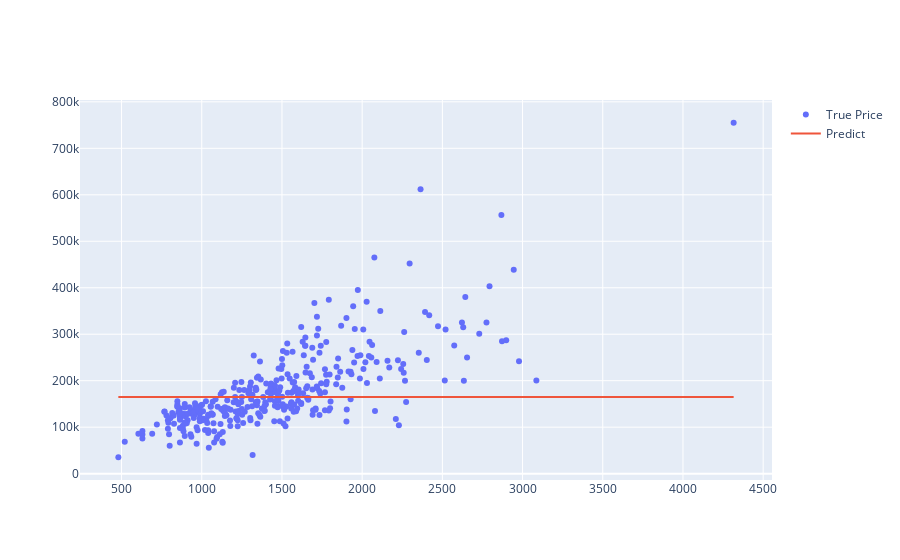

Source (notebook cell):
### Code cell
fig = go.Figure()
fig.add_trace(go.Scatter(
    x=X_test[:,0],
    y=y_test,
    mode="markers",
    name="True Price"
))
fig.add_trace(go.Scatter(
    x=X_test[:,0],
    y=y_predict_svm,
    mode="lines",
    name="Predict",
))

### Figure 1 — Plotly figure (JSON) as saved in the notebook; plotly's stock layout.template omitted (floating-point values rounded to 4 significant figures; data arrays with more than 128 entries replaced by an {"elided": "..."} marker saying what was removed)
{"data": [{"mode": "markers", "name": "True Price", "type": "scatter", "x": {"elided": "365 int values"}, "y": {"elided": "365 int values"}}, {"mode": "lines", "name": "Predict", "type": "scatter", "x": {"elided": "365 int values"}, "y": {"elided": "365 float values"}}], "layout": {}}
